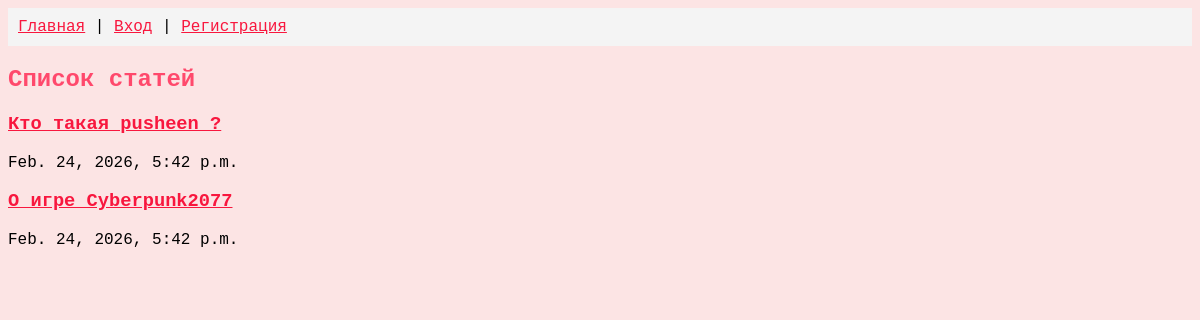
The page / on the database its author committed.
### blog/models.py (models this page shows, shortened)
class Article(models.Model):
    title = models.CharField(max_length=200)
    content = models.TextField()
    created_at = models.DateTimeField(auto_now_add=True)
    author = models.ForeignKey(User, on_delete=models.CASCADE)

### blog/views.py (the view)
# urls.py: path('', views.article_list, name='article_list'),
def article_list(request):
    articles = Article.objects.all().order_by('-created_at')
    return render(request, 'blog/article_list.html', {'articles': articles})

### blog/templates/blog/article_list.html
{% load static %}
<head>
    <link rel="stylesheet" href="{% static 'css/styles.css' %}" />
</head>
<body>
    <nav style="padding: 10px; background: #f4f4f4; margin-bottom: 20px;">
        <a href="{% url 'article_list' %}">Главная</a> |
        {% if user.is_authenticated %}
            <span>Привет, <strong>{{ user }}</strong>!</span> |
            <a href="{% url 'article_create' %}">Создать статью</a> |
            <form action="{% url 'logout' %}" method="post" style="display: inline;">
                {% csrf_token %}
                <button type="submit" style="background: none; border: none; color: blue; text-decoration: underline; cursor: pointer; padding: 0; font: inherit;">
                    Выход
                </button>
            </form>
        {% else %}
            <a href="{% url 'login' %}">Вход</a> |
            <a href="{% url 'register' %}">Регистрация</a>
        {% endif %}
    </nav>
    <div class="container">
        {% block content %}
        <h2>Список статей</h2>
        {% for article in articles %}
            <h3>
                <a href="{% url 'article_detail' article.pk %}">
                    {{ article.title }}
                </a>
            </h3>
            <p>{{ article.created_at }}</p>
        {% endfor %}
        {% endblock %}
    </div>
</body>

### blog/static/css/styles.css (style rules this page uses)
body { font-family:'Fantasy', monospace; background-color:#fce4e4; }
p { color:#000000; }
h2 { color:#ff496c; }
a { color:#f8173e; }

### rows shown on the page
Article: title "Кто такая pusheen ?", created_at "Feb. 24, 2026, 5:42 p.m."
Article: title "О игре Сyberpunk2077", created_at "Feb. 24, 2026, 5:42 p.m."
